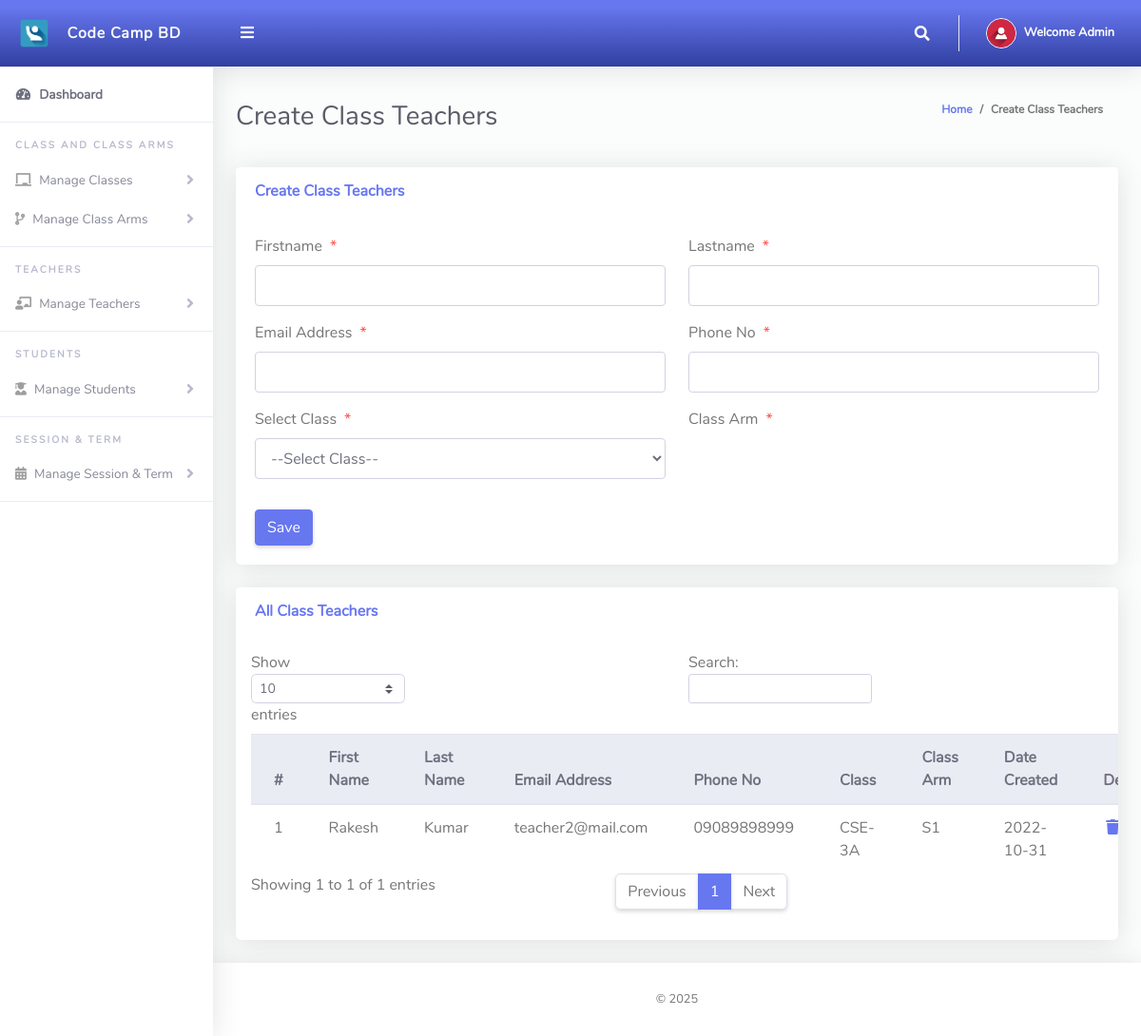
The page /Admin/createClassTeacher.php (signed in) on the database its author committed.
### tables this page shows
CREATE TABLE `tblclassteacher` (
  `Id` int(10) NOT NULL AUTO_INCREMENT,
  `firstName` varchar(255) NOT NULL,
  `lastName` varchar(255) NOT NULL,
  `emailAddress` varchar(255) NOT NULL,
  `password` varchar(255) NOT NULL,
  `phoneNo` varchar(50) NOT NULL,
  `classId` varchar(10) NOT NULL,
  `classArmId` varchar(10) NOT NULL,
  `dateCreated` varchar(50) NOT NULL,
  PRIMARY KEY (`Id`)
);

CREATE TABLE `tblclass` (
  `Id` int(10) NOT NULL AUTO_INCREMENT,
  `className` varchar(255) NOT NULL,
  PRIMARY KEY (`Id`)
);

CREATE TABLE `tblclassarms` (
  `Id` int(10) NOT NULL AUTO_INCREMENT,
  `classId` varchar(10) NOT NULL,
  `classArmName` varchar(255) NOT NULL,
  `isAssigned` varchar(10) NOT NULL,
  PRIMARY KEY (`Id`)
);

### Admin/createClassTeacher.php (the view, shortened to what this page needs)
<?php
include '../Includes/dbcon.php';
?>
<!DOCTYPE html>
<html lang="en">
<head>
  <link href="../vendor/fontawesome-free/css/all.min.css" rel="stylesheet" type="text/css">
  <link href="../vendor/bootstrap/css/bootstrap.min.css" rel="stylesheet" type="text/css">
  <link href="css/ruang-admin.min.css" rel="stylesheet">
</head>
<body id="page-top">
  <div id="wrapper">
      <?php include "Includes/sidebar.php";?>
    <div id="content-wrapper" class="d-flex flex-column">
      <div id="content">
       <?php include "Includes/topbar.php";?>
        <div class="container-fluid" id="container-wrapper">
          <div class="d-sm-flex align-items-center justify-content-between mb-4">
            <h1 class="h3 mb-0 text-gray-800">Create Class Teachers</h1>
            <ol class="breadcrumb">
              <li class="breadcrumb-item"><a href="./">Home</a></li>
              <li class="breadcrumb-item active" aria-current="page">Create Class Teachers</li>
            </ol>
          </div>
          <div class="row">
            <div class="col-lg-12">
              <div class="card mb-4">
                <div class="card-header py-3 d-flex flex-row align-items-center justify-content-between">
                  <h6 class="m-0 font-weight-bold text-primary">Create Class Teachers</h6>
                </div>
                <div class="card-body">
                  <form method="post">
                   <div class="form-group row mb-3">
                        <div class="col-xl-6">
                        <label class="form-control-label">Firstname<span class="text-danger ml-2">*</span></label>
                        <input type="text" class="form-control" required name="firstName" value="<?php echo $row['firstName'];?>" id="exampleInputFirstName">
                        </div>
                        <div class="col-xl-6">
                        <label class="form-control-label">Lastname<span class="text-danger ml-2">*</span></label>
                      <input type="text" class="form-control" required name="lastName" value="<?php echo $row['lastName'];?>" id="exampleInputFirstName" >
                        </div>
                    </div>
                     <div class="form-group row mb-3">
                        <div class="col-xl-6">
                        <label class="form-control-label">Email Address<span class="text-danger ml-2">*</span></label>
                        <input type="email" class="form-control" required name="emailAddress" value="<?php echo $row['emailAddress'];?>" id="exampleInputFirstName" >
                        </div>
                        <div class="col-xl-6">
                        <label class="form-control-label">Phone No<span class="text-danger ml-2">*</span></label>
                      <input type="text" class="form-control" name="phoneNo" value="<?php echo $row['phoneNo'];?>" id="exampleInputFirstName" >
                        </div>
                    </div>
                    <div class="form-group row mb-3">
                        <div class="col-xl-6">
                        <label class="form-control-label">Select Class<span class="text-danger ml-2">*</span></label>
                         <?php
                        $qry= "SELECT * FROM tblclass ORDER BY className ASC";
                        $result = $conn->query($qry);
                        $num = $result->num_rows;
                        if ($num > 0){
                          echo ' <select required name="classId" onchange="classArmDropdown(this.value)" class="form-control mb-3">';
                          echo'<option value="">--Select Class--</option>';
                                  echo '</select>';
                              }
                            ?>
                        </div>
                        <div class="col-xl-6">
                        <label class="form-control-label">Class Arm<span class="text-danger ml-2">*</span></label>
                        </div>
                    </div>
                      <?php
                    if (isset($Id))
                    {
                    ?>
                    <button type="submit" name="update" class="btn btn-warning">Update</button>
                    &nbsp;&nbsp;&nbsp;&nbsp;&nbsp;&nbsp;&nbsp;&nbsp;&nbsp;&nbsp;
                    <?php
                    } else {
                    ?>
                    <button type="submit" name="save" class="btn btn-primary">Save</button>
                    <?php
                    }
                    ?>
                  </form>
                </div>
              </div>
                 <div class="row">
              <div class="col-lg-12">
              <div class="card mb-4">
                <div class="card-header py-3 d-flex flex-row align-items-center justify-content-between">
                  <h6 class="m-0 font-weight-bold text-primary">All Class Teachers</h6>
                </div>
                <div class="table-responsive p-3">
                  <table class="table align-items-center table-flush table-hover" id="dataTableHover">
                    <thead class="thead-light">
                      <tr>
                        <th>#</th>
                        <th>First Name</th>
                        <th>Last Name</th>
                        <th>Email Address</th>
                        <th>Phone No</th>
                        <th>Class</th>
                        <th>Class Arm</th>
                        <th>Date Created</th>
                        <th>Delete</th>
                      </tr>
                    </thead>
                    <tbody>
                  <?php
                      $query = "SELECT tblclassteacher.Id,tblclass.className,tblclassarms.classArmName,tblclassarms.Id AS classArmId,tblclassteacher.firstName,
                      tblclassteacher.lastName,tblclassteacher.emailAddress,tblclassteacher.phoneNo,tblclassteacher.dateCreated
                      FROM tblclassteacher
                      INNER JOIN tblclass ON tblclass.Id = tblclassteacher.classId
                      INNER JOIN tblclassarms ON tblclassarms.Id = tblclassteacher.classArmId";
                      $rs = $conn->query($query);
                      $num = $rs->num_rows;
                      $sn=0;
                      if($num > 0)
                      {
                        while ($rows = $rs->fetch_assoc())
                          {
                             $sn = $sn + 1;
                            echo"
                              <tr>
                                <td>".$sn."</td>
                                <td>".$rows['firstName']."</td>
                                <td>".$rows['lastName']."</td>
                                <td>".$rows['emailAddress']."</td>
                                <td>".$rows['phoneNo']."</td>
                                <td>".$rows['className']."</td>
                                <td>".$rows['classArmName']."</td>
                                 <td>".$rows['dateCreated']."</td>
                                <td><a href='?action=delete&Id=".$rows['Id']."&classArmId=".$rows['classArmId']."'><i class='fas fa-fw fa-trash'></i></a></td>
                              </tr>";
                          }
                      }
                      else
                      {
                           echo
                           "<div class='alert alert-danger' role='alert'>
                            No Record Found!
                            </div>";
                      }
                      ?>
                    </tbody>
                  </table>
                </div>
              </div>
            </div>
            </div>
          </div>
        </div>
      </div>
       <?php include "Includes/footer.php";?>
    </div>
  </div>
</body>
</html>

### Admin/Includes/topbar.php (shortened to what this page needs)
<?php
  $query = "SELECT * FROM tbladmin WHERE Id = ".$_SESSION['userId']."";
  $rs = $conn->query($query);
  $rows = $rs->fetch_assoc();
  $fullName = $rows['firstName']." ".$rows['lastName'];
?>
<nav class="navbar navbar-expand navbar-light bg-gradient-primary topbar mb-4 static-top">
          <button id="sidebarToggleTop" class="btn btn-link rounded-circle mr-3">
            <i class="fa fa-bars"></i>
          </button>
          <ul class="navbar-nav ml-auto">
            <li class="nav-item dropdown no-arrow">
              <a class="nav-link dropdown-toggle" href="#" id="searchDropdown" role="button" data-toggle="dropdown"
                aria-haspopup="true" aria-expanded="false">
                <i class="fas fa-search fa-fw"></i>
              </a>
            </li>
            <li class="nav-item dropdown no-arrow">
              <a class="nav-link dropdown-toggle" href="#" id="userDropdown" role="button" data-toggle="dropdown"
                aria-haspopup="true" aria-expanded="false">
                <img class="img-profile rounded-circle" src="img/user-icn.png" style="max-width: 60px">
                <span class="ml-2 d-none d-lg-inline text-white small"><b>Welcome <?php echo $fullName;?></b></span>
              </a>
            </li>
          </ul>
        </nav>

### rows shown on the page
tblclassteacher: firstName "Rakesh", lastName "Kumar", emailAddress "teacher2@mail.com", phoneNo "09089898999", classId.className "CSE-3A", classArmId.classArmName "S1", dateCreated "2022-10-31"

### other values the page prints
$fullName "Admin"
